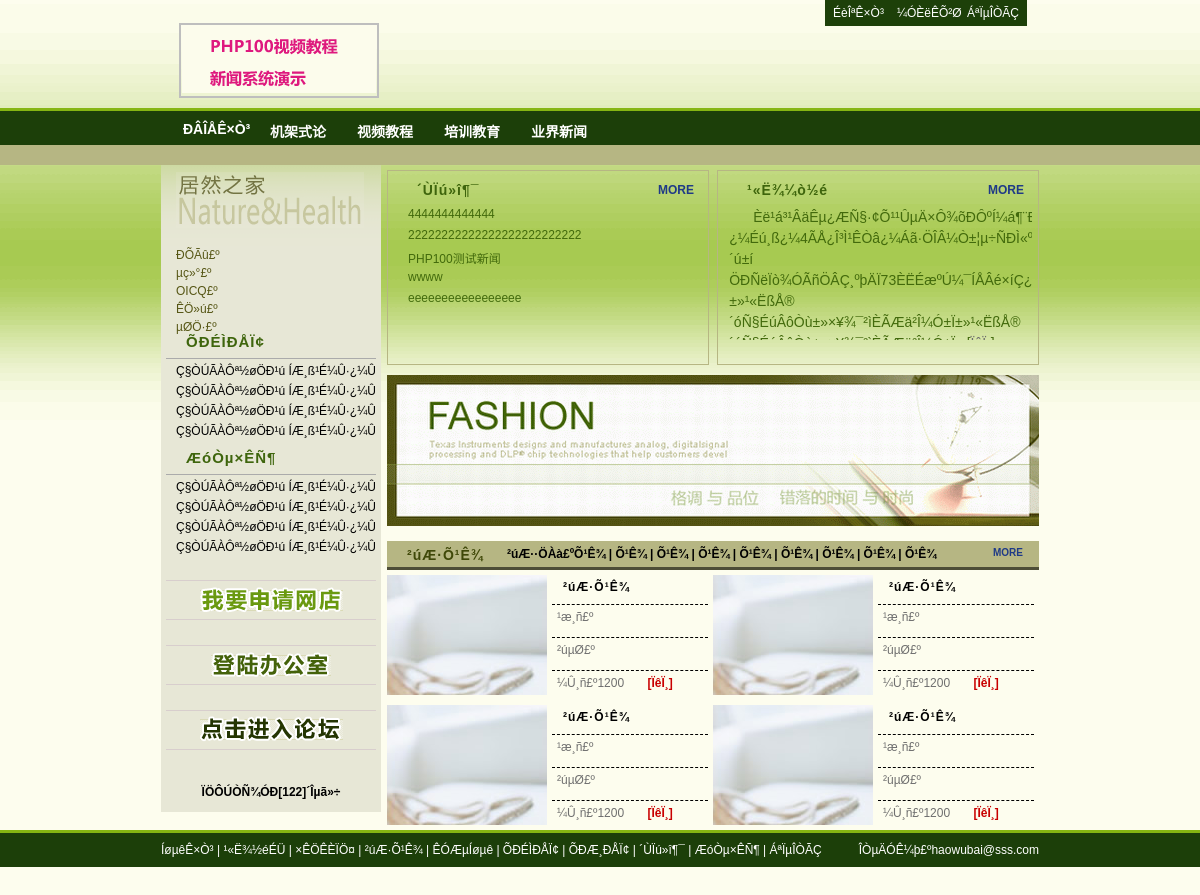
Screenshot of /PHPnew/index.php with the database file from the repository.
### tables this page shows
CREATE TABLE `p_newsclass` (
  `id` int(11) NOT NULL auto_increment COMMENT '分类id',
  `f_id` int(11) NOT NULL COMMENT '父id',
  `name` varchar(25) NOT NULL COMMENT '分类名称',
  `keywrod` varchar(100) NOT NULL COMMENT '关键字',
  `remark` varchar(100) NOT NULL COMMENT '备注',
  PRIMARY KEY  (`id`)
);

CREATE TABLE `p_newsbase` (
  `id` int(11) NOT NULL auto_increment,
  `cid` int(11) NOT NULL,
  `title` varchar(50) NOT NULL,
  `author` varchar(25) NOT NULL,
  `date_time` int(10) NOT NULL,
  PRIMARY KEY  (`id`)
);

### PHPnew/index.php (called while the page is built)
<?php
include_once('global.php');
 $sql="SELECT * FROM `p_newsclass` where f_id=0 order by id DESC";
 $query=$db->query($sql);
 while($row_class=$db->fetch_array($query)){
 	$sm_class[]=array("name"=>$row_class[name],"id"=>$row_class[id]);
 }
 $smarty->assign("sm_class",$sm_class);
 $sql="SELECT * FROM p_config";
 $query=$db->query($sql);
  while($row_config=$db->fetch_array($query)){
 	$sm_config[]=$row_config[values];
 }
$smarty->assign("sm_config",$sm_config);
 $sql="SELECT * FROM `p_newsbase` order by id DESC limit 5";
 $query=$db->query($sql);
 while($row_news=$db->fetch_array($query)){
 	$sm_news[]=array("title"=>$row_news[title],"id"=>$row_news[id]);
 }
 $smarty->assign("sm_news",$sm_news);
 $smarty->display("index.htm");
?>

### PHPnew/common/mysql.class.php (called while the page is built, shortened)
<?php
class mysql {
	private $db_host;
	private $db_user;
	private $db_pwd;
	private $conn;
	private $result;
	private $show_error = true;
	public function __construct($db_host, $db_user, $db_pwd, $db_database, $conn, $coding) {
		$this->db_host = $db_host;
		$this->db_user = $db_user;
		$this->db_pwd = $db_pwd;
		$this->conn = $conn;
	}
	public function connect() {
		if ($this->conn == "pconn") {
			$this->conn = mysql_pconnect($this->db_host, $this->db_user, $this->db_pwd);
		} else {
			$this->conn = mysql_connect($this->db_host, $this->db_user, $this->db_pwd);
		}
	}
	public function query($sql) {
		$this->sql = $sql;
		$result = mysql_query($this->sql, $this->conn);
		if (!$result) {
			if ($this->show_error) {
				$this->show_error("´íÎóSQLÓï¾ä£º", $this->sql);
			}
		} else {
			$this->result = $result;
		}
		return $this->result;
	}
}
?>

### PHPnew/templates_c/%%43^43B^43B32F4B%%index.htm.php (the view, shortened to what this page needs)
<!DOCTYPE html PUBLIC "-//W3C//DTD XHTML 1.0 Transitional//EN" "http://www.w3.org/TR/xhtml1/DTD/xhtml1-transitional.dtd">
<html xmlns="http://www.w3.org/1999/xhtml">
<head>
<link href="<?php echo $this->_tpl_vars['t_dir']; ?>
css/common.css" rel="stylesheet" type="text/css" />
<link href="<?php echo $this->_tpl_vars['t_dir']; ?>
css/layout.css" rel="stylesheet" type="text/css" />
<link href="<?php echo $this->_tpl_vars['t_dir']; ?>
css/red.css" rel="stylesheet" type="text/css" />
</head>
<body>
<div class="content border_bottom">
	 <ul id="sub_nav">
		 <li><a href="<?php echo $this->_tpl_vars['sm_config'][0]; ?>
">ÉèÎªÊ×Ò³</a></li>
		 <li><a href="#">¼ÓÈëÊÕ²Ø</a></li>
		 <li class="nobg"><a href="#">ÁªÏµÎÒÃÇ</a></li>
	 </ul>
	      <img src="<?php echo $this->_tpl_vars['t_dir']; ?>
img/logo.gif" alt="¾ÓÈ»Ö®¼Ò" name="logo" width="200" height="75" id="logo" /><br class="clear" />
</div>
<div class="content dgreen-bg">
     <div class="content">
	 <ul id="main_nav">
		 <li class="nobg"><a href="index.php">ÐÂÎÅÊ×Ò³</a></li>
		<?php unset($this->_sections['l']);
$this->_sections['l']['name'] = 'l';
$this->_sections['l']['loop'] = is_array($_loop=$this->_tpl_vars['sm_class']) ? count($_loop) : max(0, (int)$_loop); unset($_loop);
$this->_sections['l']['show'] = true;
$this->_sections['l']['max'] = $this->_sections['l']['loop'];
$this->_sections['l']['step'] = 1;
$this->_sections['l']['start'] = $this->_sections['l']['step'] > 0 ? 0 : $this->_sections['l']['loop']-1;
if ($this->_sections['l']['show']) {
    $this->_sections['l']['total'] = $this->_sections['l']['loop'];
} else
    $this->_sections['l']['total'] = 0;
if ($this->_sections['l']['show']):
            for ($this->_sections['l']['index'] = $this->_sections['l']['start'], $this->_sections['l']['iteration'] = 1;
                 $this->_sections['l']['iteration'] <= $this->_sections['l']['total'];
                 $this->_sections['l']['index'] += $this->_sections['l']['step'], $this->_sections['l']['iteration']++):
$this->_sections['l']['rownum'] = $this->_sections['l']['iteration'];
$this->_sections['l']['index_prev'] = $this->_sections['l']['index'] - $this->_sections['l']['step'];
$this->_sections['l']['index_next'] = $this->_sections['l']['index'] + $this->_sections['l']['step'];
$this->_sections['l']['first']      = ($this->_sections['l']['iteration'] == 1);
$this->_sections['l']['last']       = ($this->_sections['l']['iteration'] == $this->_sections['l']['total']);
?>
		 <li><a href="list.php?cid=<?php echo $this->_tpl_vars['sm_class'][$this->_sections['l']['index']]['id']; ?>
"><?php echo $this->_tpl_vars['sm_class'][$this->_sections['l']['index']]['name']; ?>
</a></li>
		<?php endfor; endif; ?>
	 </ul><br class="clear" />
	 </div>
</div>
<div class="content">
     <div id="left-nav-bar" class="bg_white">
	      <p id="top-contact-info">
		  ÐÕÃû£º<br />
		  µç»°£º<br />
		  OICQ£º<br />
		  ÊÖ»ú£º<br />
		  µØÖ·£º
		  </p>
		  <h2>ÕÐÉÌÐÅÏ¢</h2>
		  <ul>
			  <li><a href="#">Ç§ÒÚÃÀÔª½øÖÐ¹ú ÍÆ¸ß¹É¼Û·¿¼Û</a></li>
			  <li><a href="#">Ç§ÒÚÃÀÔª½øÖÐ¹ú ÍÆ¸ß¹É¼Û·¿¼Û</a></li>
			  <li><a href="#">Ç§ÒÚÃÀÔª½øÖÐ¹ú ÍÆ¸ß¹É¼Û·¿¼Û</a></li>
			  <li><a href="#">Ç§ÒÚÃÀÔª½øÖÐ¹ú ÍÆ¸ß¹É¼Û·¿¼Û</a></li>
		  </ul>
		  <h2>ÆóÒµ×ÊÑ¶</h2>
		  <ul>
			  <li><a href="#">Ç§ÒÚÃÀÔª½øÖÐ¹ú ÍÆ¸ß¹É¼Û·¿¼Û</a></li>
			  <li><a href="#">Ç§ÒÚÃÀÔª½øÖÐ¹ú ÍÆ¸ß¹É¼Û·¿¼Û</a></li>
			  <li><a href="#">Ç§ÒÚÃÀÔª½øÖÐ¹ú ÍÆ¸ß¹É¼Û·¿¼Û</a></li>
			  <li><a href="#">Ç§ÒÚÃÀÔª½øÖÐ¹ú ÍÆ¸ß¹É¼Û·¿¼Û</a></li>
		  </ul>
		  <h3><a href="#"><img src="<?php echo $this->_tpl_vars['t_dir']; ?>
img/sq-txt.gif" width="143" height="28" /></a></h3>
		  <h3><a href="#"><img src="<?php echo $this->_tpl_vars['t_dir']; ?>
img/log-txt.gif" width="120" height="27" /></a></h3>
		  <h3><a href="http://www.php100.com"><img src="<?php echo $this->_tpl_vars['t_dir']; ?>
img/loglt-txt.gif" width="143" height="27" /></a></h3>
	   <span id="hits">ÏÖÔÚÒÑ¾­ÓÐ[122]´Îµã»÷</span>
  </div>
  <div id="right-cnt">
	      <div class="col_center">
	        <div class="sub-title"><h2>´ÙÏú»î¶¯</h2><span><a href="#" class="cblue">MORE</a></span><br class="clear" />
	        </div>
			<ul>
			<?php unset($this->_sections['l']);
$this->_sections['l']['name'] = 'l';
$this->_sections['l']['loop'] = is_array($_loop=$this->_tpl_vars['sm_news']) ? count($_loop) : max(0, (int)$_loop); unset($_loop);
$this->_sections['l']['show'] = true;
$this->_sections['l']['max'] = $this->_sections['l']['loop'];
$this->_sections['l']['step'] = 1;
$this->_sections['l']['start'] = $this->_sections['l']['step'] > 0 ? 0 : $this->_sections['l']['loop']-1;
if ($this->_sections['l']['show']) {
    $this->_sections['l']['total'] = $this->_sections['l']['loop'];
} else
    $this->_sections['l']['total'] = 0;
if ($this->_sections['l']['show']):
            for ($this->_sections['l']['index'] = $this->_sections['l']['start'], $this->_sections['l']['iteration'] = 1;
                 $this->_sections['l']['iteration'] <= $this->_sections['l']['total'];
                 $this->_sections['l']['index'] += $this->_sections['l']['step'], $this->_sections['l']['iteration']++):
$this->_sections['l']['rownum'] = $this->_sections['l']['iteration'];
$this->_sections['l']['index_prev'] = $this->_sections['l']['index'] - $this->_sections['l']['step'];
$this->_sections['l']['index_next'] = $this->_sections['l']['index'] + $this->_sections['l']['step'];
$this->_sections['l']['first']      = ($this->_sections['l']['iteration'] == 1);
$this->_sections['l']['last']       = ($this->_sections['l']['iteration'] == $this->_sections['l']['total']);
?>
			    <li><a href="view.php?id=<?php echo $this->_tpl_vars['sm_news'][$this->_sections['l']['index']]['id']; ?>
"><?php echo $this->_tpl_vars['sm_news'][$this->_sections['l']['index']]['title']; ?>
</a></li>
			<?php endfor; endif; ?>
		  </div>
	      <div class="col_center right">
	        <div class="sub-title"><h2>¹«Ë¾¼ò½é</h2><span><a href="#" class="cblue">MORE</a></span><br class="clear" /></div>
			<p id="intro">
			Èë¹á³¹ÂäÊµ¿ÆÑ§·¢Õ¹¹ÛµÄ×Ô¾õÐÔºÍ¼á¶¨ÐÔºþÄÏÒ»
¿¼Éú¸ß¿¼4ÃÅ¿Î³Ì¹ÊÒâ¿¼Áã·ÖÎÂ¼Ò±¦µ÷ÑÐÌ«ºþÎÛÈ¾´ú±í
ÖÐÑëÏò¾ÓÃñÖÂÇ¸ºþÄÏ73ÈËÉæºÚ¼¯ÍÅÂé×íÇ¿¼éÅ®·þÎñÔ±
±»¹«ËßÅ®´óÑ§ÉúÂôÒù±»×¥¾¯²ìÈÃÆä²Î¼Ó±Ï±»¹«ËßÅ®´óÑ§ÉúÂôÒù±»×¥¾¯²ìÈÃÆä²Î¼Ó±Ï...[<a href="#" class="cgray">ÏêÏ¸</a>]           </p>
		  </div><br class="clear" />
		  <div id="m_adv"><img src="<?php echo $this->_tpl_vars['t_dir']; ?>
img/m-adv.gif" width="630" height="146" /></div>
		    <div class="pages"><h2>²úÆ·Õ¹Ê¾</h2><span>²úÆ··ÖÀà£ºÕ¹Ê¾ | Õ¹Ê¾ | Õ¹Ê¾ | Õ¹Ê¾ | Õ¹Ê¾ | Õ¹Ê¾ | Õ¹Ê¾ | Õ¹Ê¾ | Õ¹Ê¾</span><div id="more"><a href="#" class="cblue">MORE</a></div>
		    <br class="clear" /></div>
			<ul id="products-list">
			    <li>
				<img src="<?php echo $this->_tpl_vars['t_dir']; ?>
img/product.jpg" alt=" " width="326" height="119" />
				<h3>²úÆ·Õ¹Ê¾</h3>
				<ul>
				    <li>¹æ¸ñ£º</li>
				    <li>²úµØ£º</li>
				    <li>¼Û¸ñ£º1200 <span>[<a href="#" class="cdred">ÏêÏ¸</a>]</span></li>
				</ul>
				</li>
			    <li>
				<img src="<?php echo $this->_tpl_vars['t_dir']; ?>
img/product.jpg" alt=" " width="326" height="119" />
				<h3>²úÆ·Õ¹Ê¾</h3>
				<ul>
				    <li>¹æ¸ñ£º</li>
				    <li>²úµØ£º</li>
				    <li>¼Û¸ñ£º1200 <span>[<a href="#" class="cdred">ÏêÏ¸</a>]</span></li>
				</ul>
				</li>
			    <li>
				<img src="<?php echo $this->_tpl_vars['t_dir']; ?>
img/product.jpg" alt=" " width="326" height="119" />
				<h3>²úÆ·Õ¹Ê¾</h3>
				<ul>
				    <li>¹æ¸ñ£º</li>
				    <li>²úµØ£º</li>
				    <li>¼Û¸ñ£º1200 <span>[<a href="#" class="cdred">ÏêÏ¸</a>]</span></li>
				</ul>
				</li>
			    <li>
				<img src="<?php echo $this->_tpl_vars['t_dir']; ?>
img/product.jpg" alt=" " width="326" height="119" />
				<h3>²úÆ·Õ¹Ê¾</h3>
				<ul>
				    <li>¹æ¸ñ£º</li>
				    <li>²úµØ£º</li>
				    <li>¼Û¸ñ£º1200 <span>[<a href="#" class="cdred">ÏêÏ¸</a>]</span></li>
				</ul>
				</li>
			</ul><br class="clear" />
  </div>
  <br class="clear" />
</div>
<div id="about">
     <div class="content">
	      <span class="left"><a href="#">ÍøµêÊ×Ò³</a> | <a href="#">¹«Ë¾½éÉÜ</a> | <a href="#">×ÊÖÊÈÏÖ¤</a> | <a href="#">²úÆ·Õ¹Ê¾</a> | <a href="#">ÊÓÆµÍøµê</a> | <a href="#">ÕÐÉÌÐÅÏ¢</a> | <a href="#">ÕÐÆ¸ÐÅÏ¢</a> | <a href="#">´ÙÏú»î¶¯</a> | <a href="#">ÆóÒµ×ÊÑ¶</a> | <a href="#">ÁªÏµÎÒÃÇ</a></span>
		  <span class="right">ÎÒµÄÓÊ¼þ£º<?php echo $this->_tpl_vars['sm_config'][5]; ?>
</span>
	 </div>
</div>
<p id="copyright">
</p>
</body>
</html>

### PHPnew/templates/css/common.css (style rules this page uses)
* { margin:0; padding:0; }
body { text-align:center; font:normal 12px "����", Verdana, Arial, Helvetica, sans-serif; }
div,span,p,ul,li,dt,dd,h1,h2,h3,h4,h5,h5,h7 { text-align:left; }
img { border:none; }
ul,li { list-style-type:none; }
a,a:link,a:visited { color:#000; text-decoration:none; }
.cdred,a.cdred:link,a.cdred:visited { color:#C80000; }
.cgray,a.cgray:link,a.cgray:visited { color:#6B6B6B; }
.cblue,a.cblue:link,a.cblue:visited { color:#1F3A87; }
.left { float: left; }
.right { float: right; }
.nobg { background:none; }

### PHPnew/templates/css/red.css (style rules this page uses)
body { color:#000; background:#FDFDEE url(../img/bg1.gif) 0 0 repeat-x; }
#sub_nav { background-color:#1D4009; }
#sub_nav li { background:transparent url(../img/white-lt.gif) 100% 5px no-repeat; color:#FFF; }
#sub_nav li a:link { color:#FFF; }
.dgreen-bg { background-color:#1C3F09; width:100%; height:34px; border-bottom:20px solid #B6B683; border-top:3px solid #85B512; }
#main_nav li { color:#FFF; background:transparent url(../img/lt2.gif) 0 10px no-repeat; }
#main_nav li a:link { color:#FFF; }
#top-contact-info { color:#565615; background:transparent url(../img/contact-bg.gif) 0 2px no-repeat; }
#left-nav-bar { background:#E7E7D6 url(../img/left.gif) 0 0 repeat-x; }
#left-nav-bar h2 { color:#3E650C; background:transparent url(../img/green-tab.gif) 8px 12px no-repeat; letter-spacing:1px; border-bottom:1px solid #ABABAB; }
#left-nav-bar ul li { background:transparent url(../img/black-dot.jpg) 3px 9px no-repeat; }
#left-nav-bar h3 { border-top:1px solid #D8CECD; border-bottom:1px solid #D8CECD; color:#6E1920; }
#right-cnt p { color:#4D4D4D; }
.pages { background-color:#B6B683; border-bottom:3px solid #4D4D37; }
.pages h2 { color:#3F4808; background:url(../img/coffee-tab.gif) 1px 1px no-repeat; }
#products-list li ul li { border-top:1px dashed #000; color:#6F6F6F; }
#products-list li ul li span { color:#C80000; }
div.col_center { border:1px solid #B6B683; background:transparent url(../img/c-bg.gif) 100% 100% no-repeat; }
.sub-title h2 { background:transparent url(../img/green-tab.gif) 6px 1px no-repeat; color:#3E650C; }
div.col_center p#intro { color:#426A0C; }
div.col_center ul li { background:transparent url(../img/black-dot.jpg) 3px 8px no-repeat; }
div.col_center ul li a:link { color:#426A0C; }
#about { background-color:#1C3F09; width:100%; padding:10px 0 10px 0; height:14px; border-top:3px solid #85B512; text-align:left; color:#FFF; }
#about a:link { color:#FFF; }

### rows the page displays
p_newsclass: name "机架式论"
p_newsbase: id.name "视频教程", title "eeeeeeeeeeeeeeeee"
p_newsclass: name "培训教育"
p_newsclass: name "业界新闻", f "4444444444444"
p_newsbase: title "PHP100测试新闻"
p_newsbase: title "wwww"

### other values shown
$this->_tpl_vars['sm_news'][$this->_sections['l']['index']]['title'] "22222222222222222222222222"
$this->_tpl_vars['sm_config'][5] "haowubai@sss.com"
